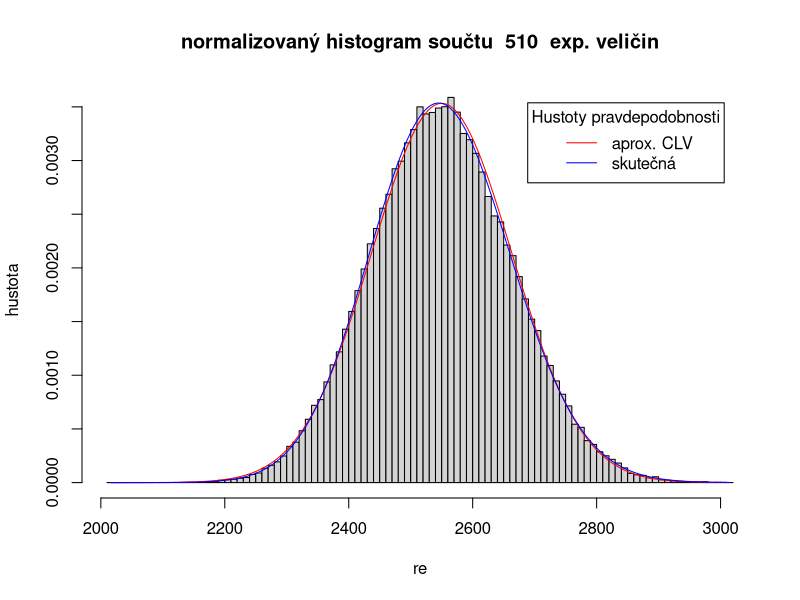

This figure's R source:
# exponencialni rozdeleni, centralni limitni veta

lam = 1/5   # parametr intenzity exp. rozdeleni
n = 510
    # pocet scitanych velicin
t = 100000   # pocet vzorku

re = rowSums(matrix(rexp(n*t, lam), ncol=n)) # t vzorku souctu n exponencialnich  velicin

h = hist(re, breaks=100, freq=F, 
         main = paste("normalizovaný histogram součtu ",  n, " exp. veličin"),
         ylab = "hustota")  # histogram souctu  
x = seq(min(re), max(re), length=200)
# hustota normalniho rozdeleni aproximujiciho soucty pomoci CLV
yn = dnorm(x, n/lam, (n/(lam^2))^0.5)  
lines(x, yn, col='red')
# presna hustota souctu (gamma rozdeleni)
yg = dgamma(x, shape=n, rate=lam)
lines(x, yg, col='blue')
legend("topright", c("aprox. CLV", "skutečná"), lty=c(1,1), col=c("red", "blue"), inset=.05, title="Hustoty pravdepodobnosti")
